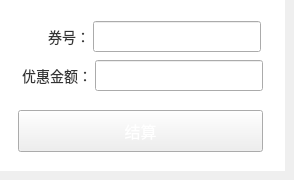
     <widget class="QWidget" name="CouponWidget">
      <widget class="QWidget" name="widget_12" native="true">
       <property name="geometry">
        <rect>
         <x>0</x>
         <y>0</y>
         <width>285</width>
         <height>171</height>
        </rect>
       </property>
       <property name="minimumSize">
        <size>
         <width>285</width>
         <height>129</height>
        </size>
       </property>
       <property name="styleSheet">
        <string notr="true">QWidget#widget_12 {
	background-color: rgb(255, 255, 255);
}</string>
       </property>
       <widget class="QPushButton" name="statementCouponButton">
        <property name="geometry">
         <rect>
          <x>18</x>
          <y>110</y>
          <width>245</width>
          <height>42</height>
         </rect>
        </property>
        <property name="font">
         <font>
          <pointsize>-1</pointsize>
         </font>
        </property>
        <property name="focusPolicy">
         <enum>Qt::NoFocus</enum>
        </property>
        <property name="styleSheet">
         <string notr="true">QPushButton#statementCouponButton {
	color: rgb(255, 255, 255);
	font-size:16px;
	border-image: url(:/shareImages/sure_normal.png);
}

QPushButton#statementCouponButton:pressed {
	border-image: url(:/shareImages/sure_press.png);
}
</string>
        </property>
        <property name="text">
         <string>结算</string>
        </property>
       </widget>
       <widget class="QLabel" name="factAmtCouponLabel_1">
        <property name="geometry">
         <rect>
          <x>18</x>
          <y>21</y>
          <width>72</width>
          <height>31</height>
         </rect>
        </property>
        <property name="font">
         <font>
          <pointsize>-1</pointsize>
         </font>
        </property>
        <property name="styleSheet">
         <string notr="true">QLabel#factAmtCouponLabel_1 {
	font-size:14px;
	color: rgb(51, 51, 51);
}</string>
        </property>
        <property name="text">
         <string>券号：</string>
        </property>
        <property name="alignment">
         <set>Qt::AlignRight|Qt::AlignTrailing|Qt::AlignVCenter</set>
        </property>
       </widget>
       <widget class="QLineEdit" name="factAmtCouponEdit_1">
        <property name="geometry">
         <rect>
          <x>93</x>
          <y>21</y>
          <width>168</width>
          <height>31</height>
         </rect>
        </property>
        <property name="font">
         <font>
          <pointsize>-1</pointsize>
         </font>
        </property>
        <property name="styleSheet">
         <string notr="true">font-size:14px;
color: rgb(102, 102, 102);
padding-left:10px;</string>
        </property>
       </widget>
       <widget class="QLineEdit" name="factAmtCouponEdit_2">
        <property name="geometry">
         <rect>
          <x>95</x>
          <y>60</y>
          <width>168</width>
          <height>31</height>
         </rect>
        </property>
        <property name="font">
         <font>
          <pointsize>-1</pointsize>
         </font>
        </property>
        <property name="styleSheet">
         <string notr="true">font-size:14px;
color: rgb(102, 102, 102);
padding-left:10px;</string>
        </property>
        <property name="dragEnabled">
         <bool>true</bool>
        </property>
       </widget>
       <widget class="QLabel" name="factAmtCouponLabel_2">
        <property name="geometry">
         <rect>
          <x>20</x>
          <y>60</y>
          <width>72</width>
          <height>31</height>
         </rect>
        </property>
        <property name="font">
         <font>
          <pointsize>-1</pointsize>
         </font>
        </property>
        <property name="styleSheet">
         <string notr="true">QLabel#factAmtCouponLabel_2 {
	font-size:14px;
	color: rgb(51, 51, 51);
}</string>
        </property>
        <property name="text">
         <string>优惠金额：</string>
        </property>
        <property name="alignment">
         <set>Qt::AlignRight|Qt::AlignTrailing|Qt::AlignVCenter</set>
        </property>
       </widget>
       <widget class="QLabel" name="factAmtCouponLabel_3">
        <property name="geometry">
         <rect>
          <x>100</x>
          <y>95</y>
          <width>161</width>
          <height>16</height>
         </rect>
        </property>
        <property name="styleSheet">
         <string notr="true">color:red</string>
        </property>
        <property name="text">
         <string/>
        </property>
       </widget>
      </widget>
     </widget>
